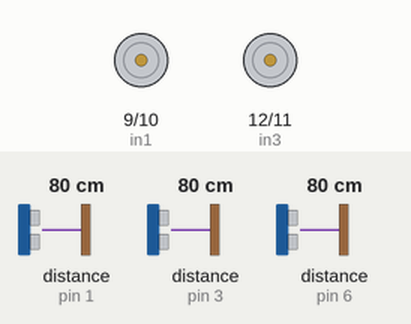
Recording of a sketch running on a simulated Arduino Uno, built with avr-gcc and run on an emulated ATmega328P. Shown: motor-driver pin pairs drawn as motors (green arrow = first pin HIGH = forward, orange = second pin HIGH = backward, longer = more drive). Wiring (inferred from the names in the program): 3 × ultrasonic range finder: trigger pin 0, echo pin 1 / trigger pin 4, echo pin 3 / trigger pin 7, echo pin 6. The inputs (shaded band) are chosen by the test bench; at power-on: distance to the obstacle (sensors on pin 1, pin 3, pin 6) 80 cm. The echo pulse lasts 58.3 µs per cm.

Above: at 1.2 s.
1.3 s: distance to the obstacle (sensor on pin 1) set to 17 cm
2.8 s: distance to the obstacle (sensor on pin 1) set to 14 cm
At 4.0 s:
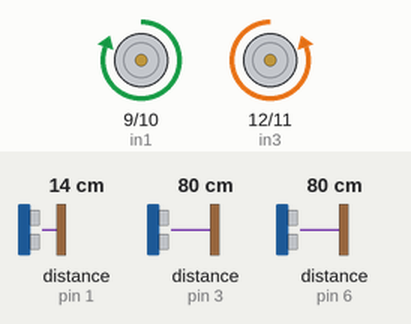
Timing chart, 0 to 5.8 s (numbered marks = the images above; inputs shaded):
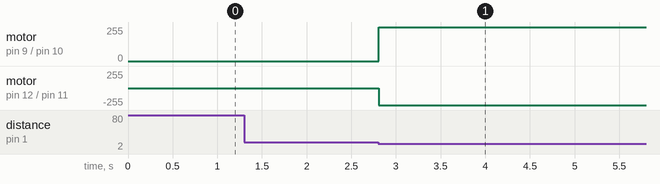

The sketch:

sketch_sep09a.ino
```cpp
const int trigPin1 = 4;
const int echoPin1 = 3;
const int trigPin2 = 0;
const int echoPin2 = 1;
const int trigPin3 = 7;
const int echoPin3 = 6;
const int in1 = 9;
const int in2 = 10;
const int in3 = 12;
const int in4 = 11;


void setup()
{
  pinMode(trigPin1, OUTPUT);
  pinMode(echoPin1, INPUT);
  pinMode(trigPin2, OUTPUT);
  pinMode(echoPin2, INPUT);
  pinMode(trigPin3, OUTPUT);
  pinMode(echoPin3, INPUT);
  pinMode (in1, OUTPUT);
  pinMode (in2, OUTPUT);
  pinMode (in3, OUTPUT);
  pinMode (in4, OUTPUT);
}
long duration1,duration2,duration3;
long distance1,distance2,distance3;

void loop()
{
  digitalWrite(trigPin1, LOW);
  delayMicroseconds(2);
  digitalWrite(trigPin1, HIGH);
  delayMicroseconds(10);
  digitalWrite(trigPin1, LOW);
  duration1 = pulseIn(echoPin1, HIGH);
  distance1 = duration1/29/2;

  digitalWrite(trigPin2, LOW);
  delayMicroseconds(2);
  digitalWrite(trigPin2, HIGH);
  delayMicroseconds(10);
  digitalWrite(trigPin2, LOW);
  duration2 = pulseIn(echoPin2, HIGH);
  distance2 = duration2/29/2;

  digitalWrite(trigPin3, LOW);
  delayMicroseconds(2);
  digitalWrite(trigPin3, HIGH);
  delayMicroseconds(10);
  digitalWrite(trigPin3, LOW);
  duration3 = pulseIn(echoPin3, HIGH);
  distance3 = duration3/29/2;

  if(distance2<15)
    {
      digitalWrite(in1, HIGH);
      digitalWrite(in2, LOW);
      digitalWrite(in3, LOW);
      digitalWrite(in4, HIGH);
    }
  else if( distance2<15 && distance1<10)
    {
      digitalWrite(in1, HIGH);
      digitalWrite(in2, LOW);
      digitalWrite(in3, LOW);
      digitalWrite(in4, HIGH);
    }
   else if( distance2<15 && distance3<10)
    {
      digitalWrite(in1, LOW);
      digitalWrite(in2, HIGH);
      digitalWrite(in3, HIGH);
      digitalWrite(in4, LOW);
    }
    else if( distance2<15 && distance1<10 && distance3<10)
    {
      digitalWrite(in1, LOW);
      digitalWrite(in2, HIGH);
      digitalWrite(in3, LOW);
      digitalWrite(in4, HIGH);
    }
   else if(distance1<10)
    {
      digitalWrite(in1, HIGH);
      digitalWrite(in2, LOW);
      digitalWrite(in3, LOW);
      digitalWrite(in4, HIGH);
    }
    else if( distance3<10)
    {
      digitalWrite(in1, LOW);
      digitalWrite(in2, HIGH);
      digitalWrite(in3, HIGH);
      digitalWrite(in4, LOW);
    }

  else if( distance3<5 && distance1<5 && distance2>15)
    {
      digitalWrite(in1, LOW);
      digitalWrite(in2, HIGH);
      digitalWrite(in3, LOW);
      digitalWrite(in4, HIGH);
    }

  delay(50);
}
```

Measured:
- the behaviour switches between 16 and 15 cm on distance to the obstacle (sensor on pin 1) (found by bisection; images 0 and 1)
- after the input at 1.3 s, every drawn part: stays the same
- after the input at 2.8 s, motor on pin 9 (in1) / pin 10 (in2): stopped → forward 255/255 at once; motor on pin 12 (in3) / pin 11 (in4): stopped → backward 255/255 at once
